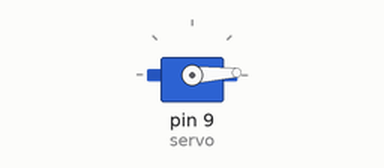
Recording of a sketch running on a simulated Arduino Uno, built with avr-gcc and run on an emulated ATmega328P. Shown: servo.

Above: at 0.05 s.
At 0.7 s:
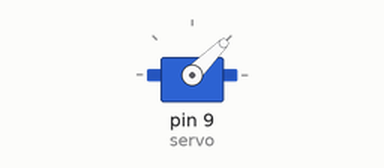
At 1.35 s:
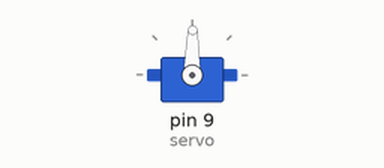
At 2.7 s:
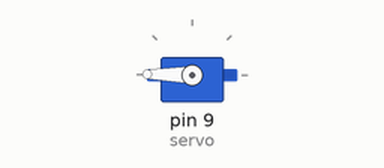
Timing chart, 0 to 6.3 s (numbered marks = the images above):
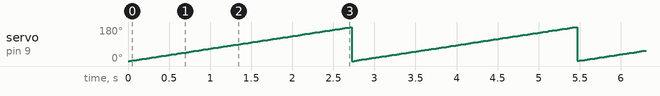

Measured:
- by itself, servo on pin 9 (servo): ramps from 0° to 180° and jumps back, once every 2.7 s

The sketch:

servocontrol.ino
```cpp
#include <Servo.h>

Servo servo;

int pos = 0;    // Góc hiện tại của servo

void setup() {
  servo.attach(9);  // Chọn chân PWM để kết nối servo
}

void loop() {
  // Quay servo từ 0 đến 180 độ
  for (pos = 0; pos <= 180; pos += 1) {
    servo.write(pos);
    delay(15);  // Đợi một lát cho servo di chuyển
  }

}
  // Quay servo
```
